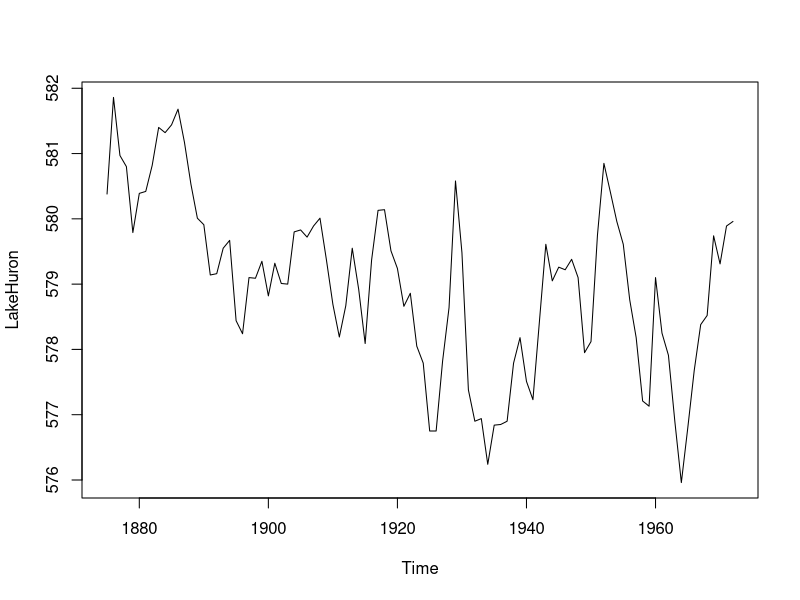
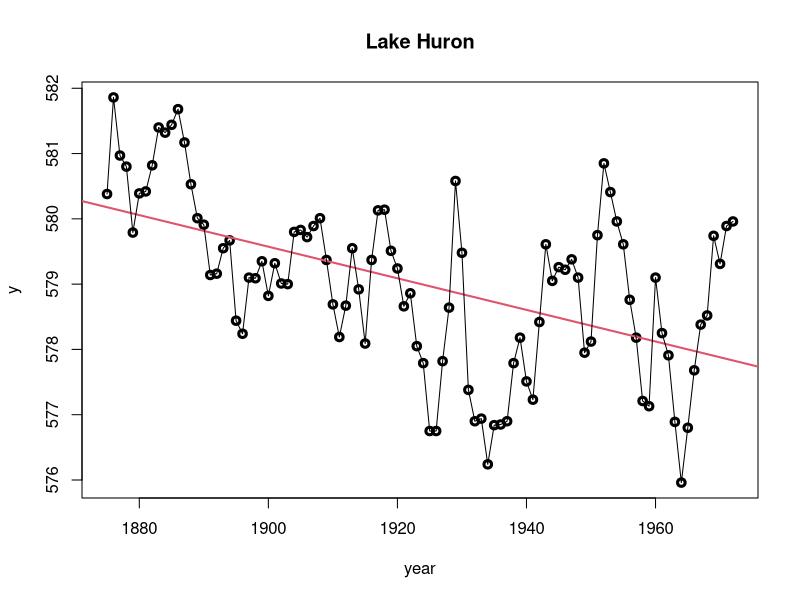
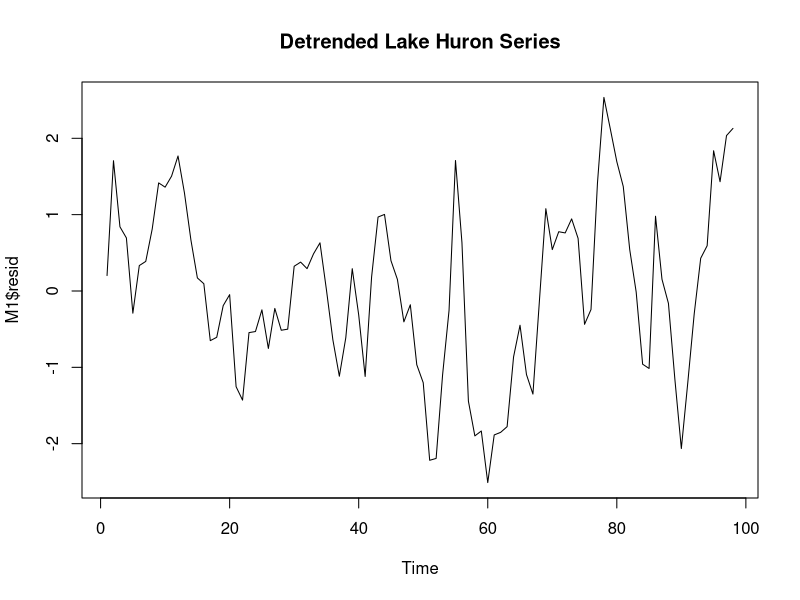
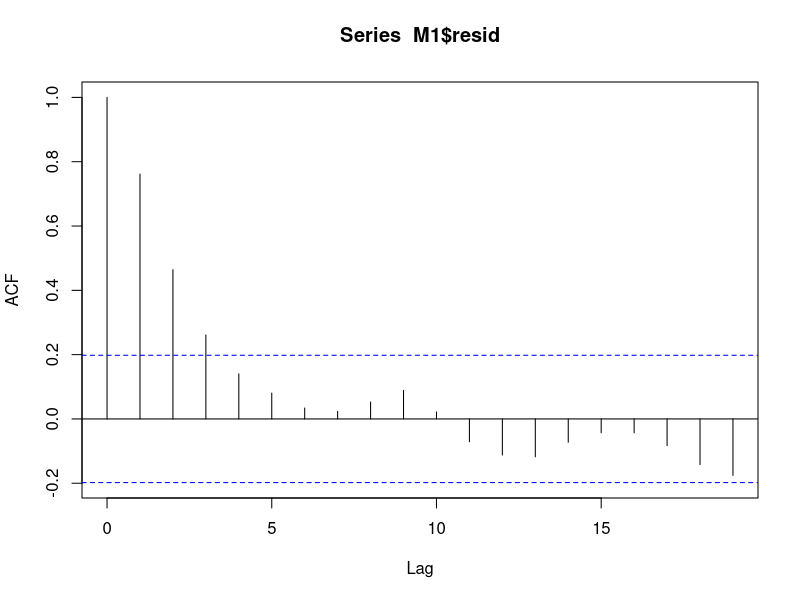
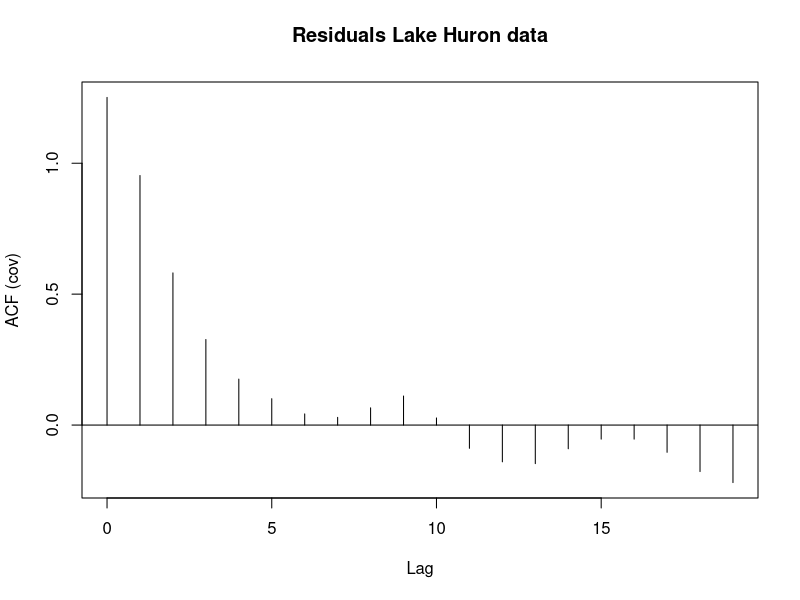
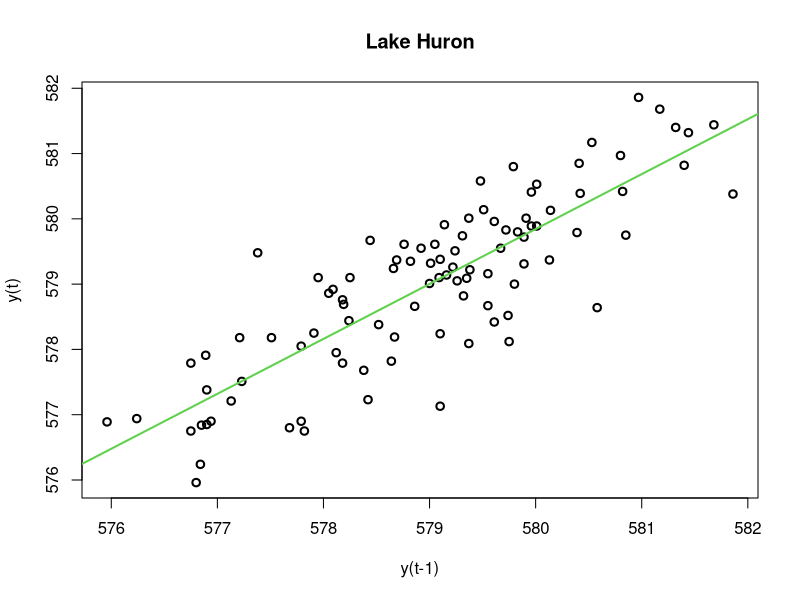
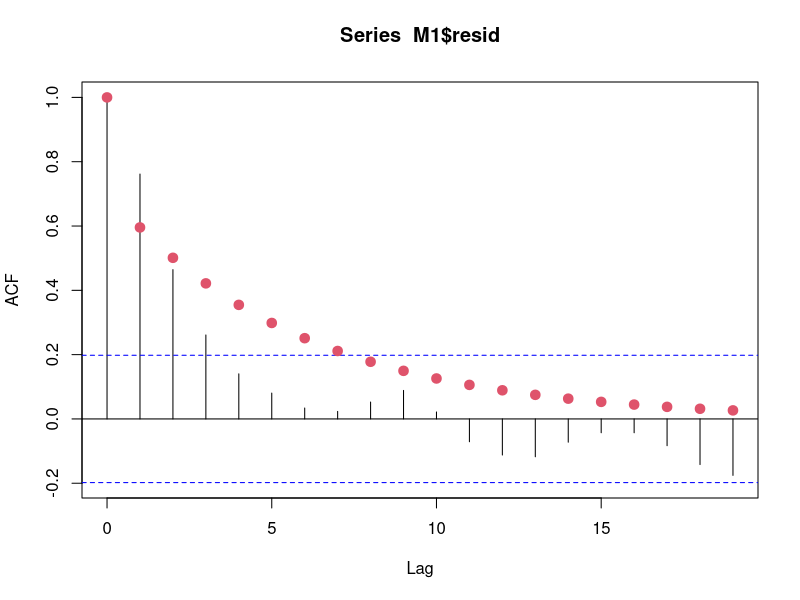

These charts were generated, in order, by the following R code:


####Remind Lake Huron ####
############# Example 1.3.5 ##############
data(LakeHuron)
help(LakeHuron)
plot(LakeHuron)
#str(LakeHuron)
y<-LakeHuron
year<-seq(1875,1972,1)
length(year)
length(y)
plot(year,y,"p",lwd=3, main="Lake Huron")
M1<-lm(y~year)
summary(M1)
abline(M1,col=2,lwd=2)
lines(year,y)#### Figure 1-9 ####
str(M1)
#### autocorrelation #####
### acf Lake Huron ####
#help(acf)
x11()
plot.ts(M1$resid,main="Detrended Lake Huron Series")
acf(M1$resid)## Figur 1:15
acf(M1$resid,type="covariance",main="Residuals Lake Huron data")



##### 1.4.2 model for Lake Huron #####
y<-LakeHuron
str(y)
yn<-as.numeric(y)
str(yn)
z<-rep(0,97)
for (j in 2:98){z[j-1]<-yn[j]}
yyn<-yn[1:97]
plot(z,yyn, pch=21,lwd=2,ylab="y(t)",xlab="y(t-1)",main="Lake Huron")
M2<-lm(yyn~z)
abline(M2,col=3,lwd=2)## Figure 1-16 ###
##################
# AR(1)with the residuals ar better??????? 




####
summary(M2)
phi<-M2$coefficient[[2]] ## estimate of theta###
phi
## compare the acf ###
acf(M1$resid)
gamma2.ar<-rep(1,21)
for(j in 2:21){gamma2.ar[j]<-(phi)^{j+1}}
points(seq(0,20,1),gamma2.ar,"p",col=2,lwd=3,pch=19)


